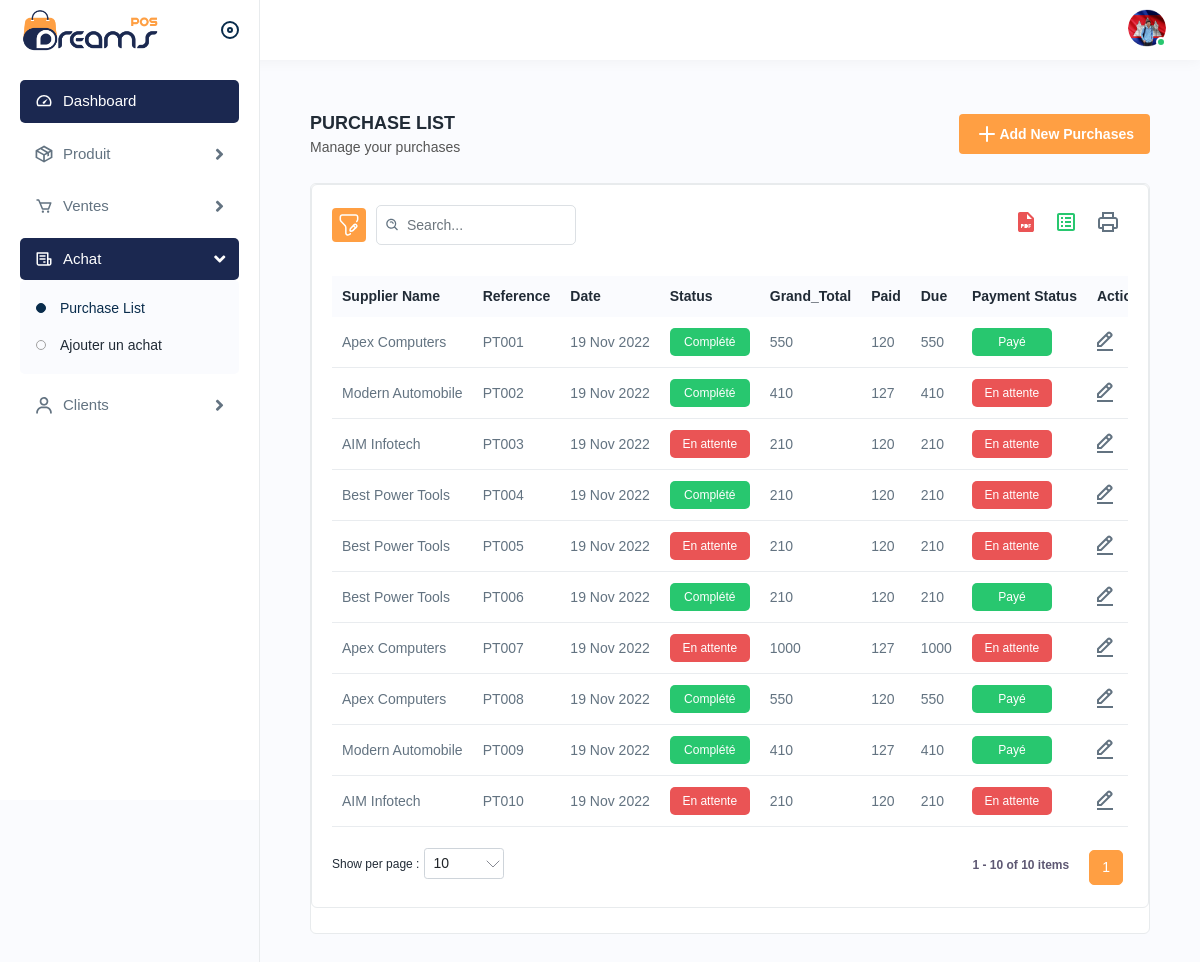
Page /?page=achats&sub_page=list_achats on the committed database.
### tables this page shows
CREATE TABLE `achats` (
  `id` int(11) NOT NULL,
  `Supplier` varchar(1024) DEFAULT NULL,
  `Reference` varchar(1024) DEFAULT NULL,
  `Date` varchar(1024) DEFAULT NULL,
  `Status` tinyint(1) DEFAULT NULL,
  `Grand_Total` bigint(20) DEFAULT NULL,
  `Paid` tinyint(1) DEFAULT NULL,
  `Due` bigint(20) DEFAULT NULL,
  `Payment_Status` tinyint(1) DEFAULT NULL
);

### includes/goTopage.php (called while the page is built)
<?php
function gotoPage($name)
{
  return include('./pages/' . $name . '.php');
}

### includes/database.php (called while the page is built, shortened)
<?php
$user = "root";
$password = '';
$host = "localhost";
$db = "gestion_stock";
$connection = mysqli_connect($host, $user, $password) or die("Unable to connect!");
$db_q = "CREATE DATABASE IF NOT EXISTS gestion_stock";
mysqli_query($connection, $db_q);
mysqli_select_db($connection, $db) or die("Unable to select database!");
$check = mysqli_query($connection, "SELECT * FROM `clients`");

### includes/functions.php (called while the page is built, shortened)
<?php
function getAllAchats()
{
    include 'includes/database.php';
    $query = "SELECT * FROM achats";
    $achats = mysqli_query($connection, $query);
    return $achats;
}

### pages/achat/list_achats.php (the view, shortened to what this page needs)
<?php
$all_achats = getAllAchats();
$table_head = '
        <tr>
                <th>Supplier Name</th>
                <th>Reference</th>
                <th>Date</th>
                <th>Status</th>
                <th>Grand_Total</th>
                <th>Paid</th>
                <th>Due</th>
                <th>Payment Status</th>
                <th>Action</th>
        </tr>
    ';
?>
<div class="content">
    <div class="page-header">
        <div class="page-title">
            <h4>PURCHASE LIST</h4>
            <h6>Manage your purchases</h6>
        </div>
        <div class="page-btn">
            <a href="?page=achats&sub_page=add_achats" class="btn btn-added">
                <img src="assets/img/icons/plus.svg" alt="img">Add New Purchases
            </a>
        </div>
    </div>
    <div class="card">
        <div class="card">
            <div class="card-body">
                <?php include 'templates/components/list_table_head.php'; ?>
                <?php
                $num = mysqli_num_rows($all_achats);
                if ($num > 0) {
                    while ($achat = mysqli_fetch_assoc($all_achats)) {
                        $achat_supplier = $achat['Supplier'];
                        $achat_reference = $achat['Reference'];
                        $achat_date = $achat['Date'];
                        $achat_status = $achat['Status'];
                        $achat_grand_total = $achat['Grand_Total'];
                        $achat_paid = $achat['Paid'];
                        $achat_due = $achat['Due'];
                        $achat_payment_status = $achat['Payment_Status'];
                        ?>
                        <tr>
                            <td class="text-bolds">
                                <?php echo $achat_supplier; ?>
                            </td>
                            <td>
                                <?php echo $achat_reference; ?>
                            </td>
                            <td>
                                <?php echo $achat_date; ?>
                            </td>
                            <td>
                                <?php
                                if ($achat_status) {
                                    badge('lightgreen', 'Complété');
                                } else {
                                    badge('lightred', 'En attente');
                                }
                                ?>
                            </td>
                            <td>
                                <?php echo $achat_grand_total; ?>
                            </td>
                            <td>
                                <?php echo $achat_paid; ?>
                            </td>
                            <td>
                                <?php echo $achat_due; ?>
                            </td>
                            <td>
                                <?php
                                if ($achat_payment_status) {
                                    badge('lightgreen', 'Payé');
                                } else {
                                    badge('lightred', 'En attente');
                                }
                                ?>
                            </td>
                            <td>
                                <a class="me-3" href="editpurchase.html">
                                    <img src="assets/img/icons/edit.svg" alt="img">
                                </a>
                            </td>
                        </tr>
                    <?php }
                } ?>
                <?php include 'templates/components/list_table_footer.php'; ?>
            </div>
        </div>
    </div>
</div>

### includes/alert.php (shortened to what this page needs)
<?php
function badge($badge, $text)
{
    echo '<span class="badges bg-' . $badge . '">' . $text . '</span>';
}

### rows in the picture
achats: Supplier "Apex Computers", Reference "PT001", Date "19 Nov 2022", text "Complété Payé", Grand_Total "550", Paid "120", Due "550"
achats: Supplier "Modern Automobile", Reference "PT002", Date "19 Nov 2022", text "Complété En attente", Grand_Total "410", Paid "127", Due "410"
achats: Supplier "AIM Infotech", Reference "PT003", Date "19 Nov 2022", text "En attente En attente", Grand_Total "210", Paid "120", Due "210"
achats: Supplier "Best Power Tools", Reference "PT004", Date "19 Nov 2022", text "Complété En attente", Grand_Total "210", Paid "120", Due "210"
achats: Supplier "Best Power Tools", Reference "PT005", Date "19 Nov 2022", text "En attente En attente", Grand_Total "210", Paid "120", Due "210"
achats: Supplier "Best Power Tools", Reference "PT006", Date "19 Nov 2022", text "Complété Payé", Grand_Total "210", Paid "120", Due "210"
achats: Supplier "Apex Computers", Reference "PT007", Date "19 Nov 2022", text "En attente En attente", Grand_Total "1000", Paid "127", Due "1000"
achats: Supplier "Apex Computers", Reference "PT008", Date "19 Nov 2022", text "Complété Payé", Grand_Total "550", Paid "120", Due "550"
achats: Supplier "Modern Automobile", Reference "PT009", Date "19 Nov 2022", text "Complété Payé", Grand_Total "410", Paid "127", Due "410"
achats: Supplier "AIM Infotech", Reference "PT010", Date "19 Nov 2022", text "En attente En attente", Grand_Total "210", Paid "120", Due "210"
